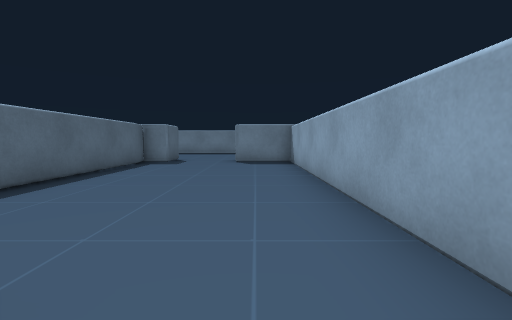
View 1 (above)

17 first-person views from a walk through a 3-D level made in the Unity game engine. The camera is 0.35 m above the floor, tilts 4° down and sees 85° across. The floor is counted in squares, 0.5 m on a side. Each view is taken from the middle of a square. On the plan, view 1 faces up. The plan holds only what a view shows up to about 9 squares ahead; the rest is blank. The place goes on beyond the plan. The player is left out.

View 2
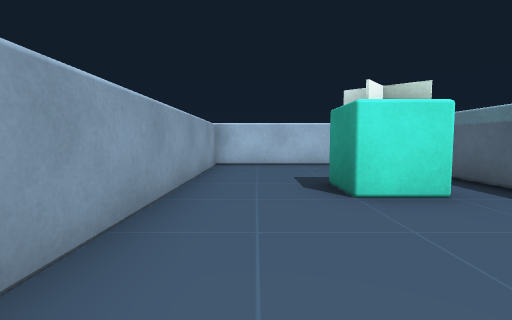

View 3
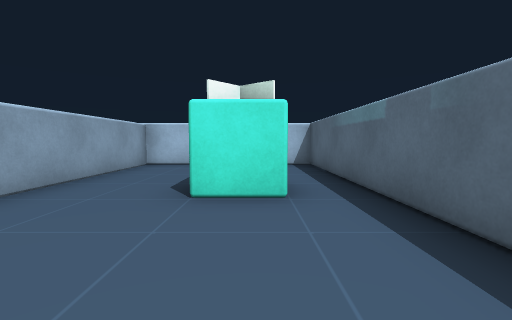

View 4
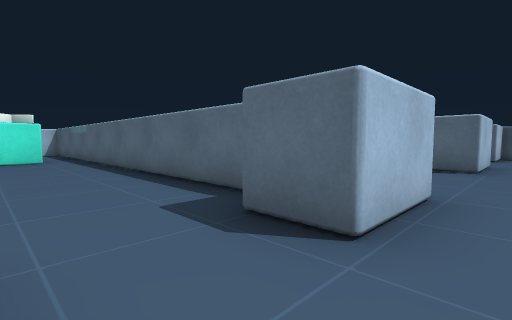

View 5
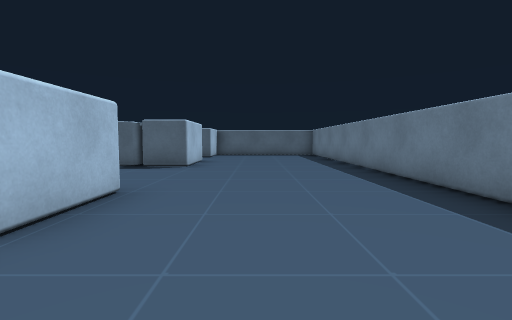

View 6
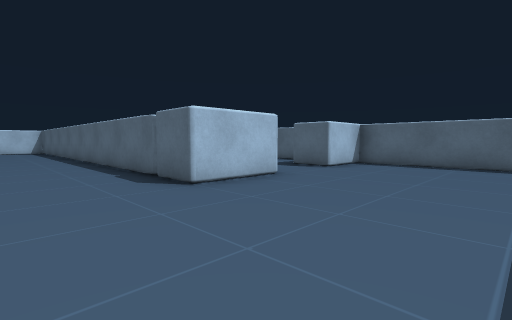

View 7
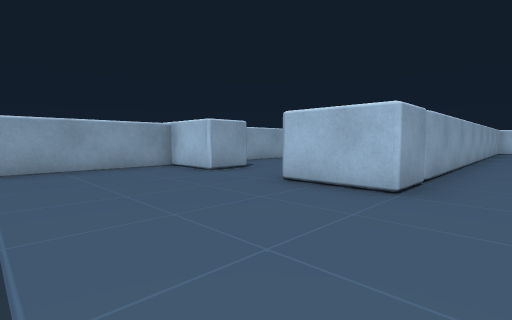

View 8
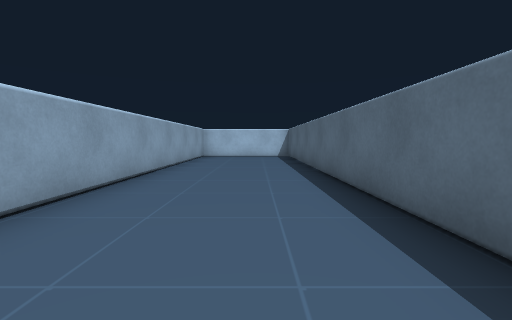

View 9
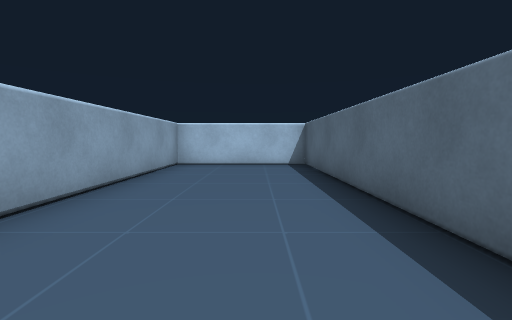

View 10
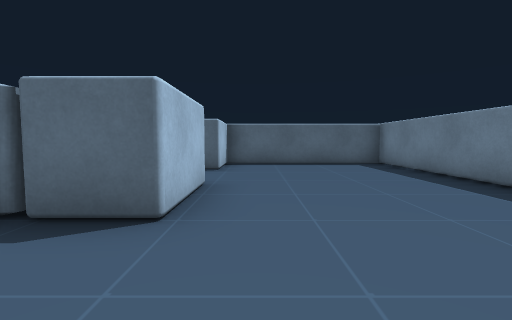

View 11
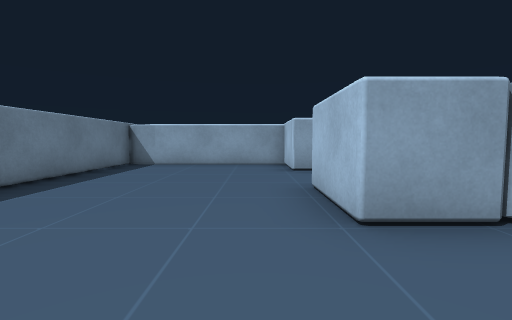

View 12
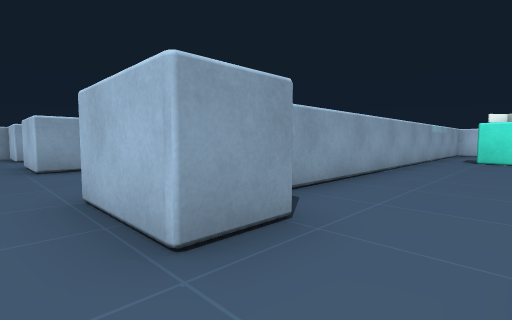

View 13
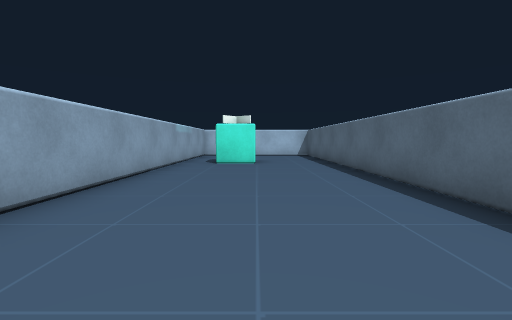

View 14
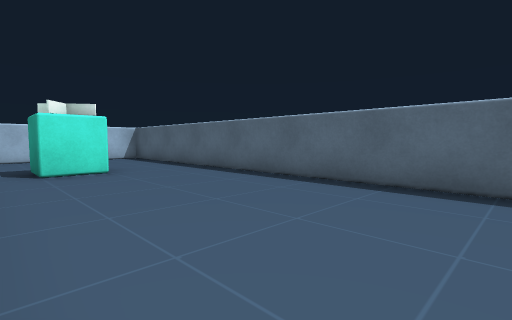

View 15
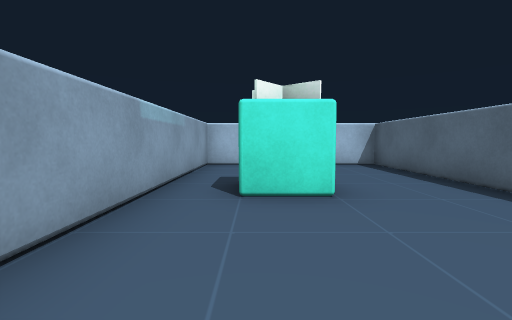

View 16
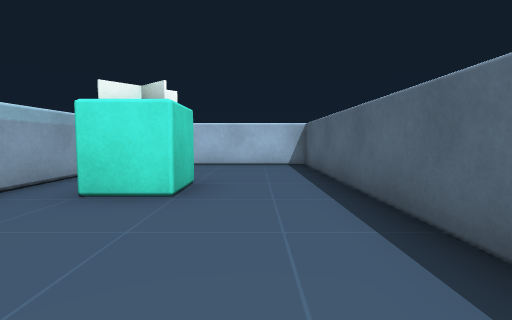

View 17
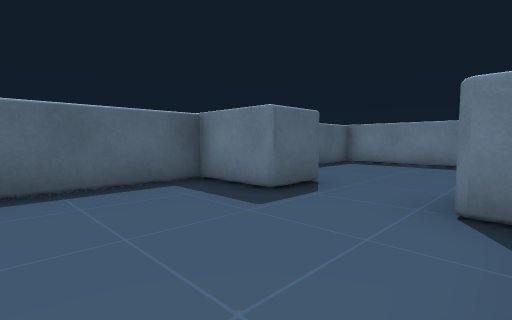

### Floor plan
Ten units are one square. View 1 is at (0, 0); x grows to the right and y downward. Boxes are objects, and circles mark ways between rooms. Rooms are numbered by the first view taken in them; rooms with no view inside come last. Other rooms are left out.
<svg viewBox="-149 -152 165 198">
<path fill="none" stroke="#000" d="M-28 -102 -28 -89 -35 -89 -35 41 11 41 11 -89 -7 -89 -7 -102M-105 -102 -84 -102 -84 41 -48 41 -48 -102 -28 -102M-7 -102 11 -102 11 -147 -144 -147 -144 -102 -126 -102M-100 -89 -105 -89 -105 -102M-126 -102 -126 -89 -144 -89 -144 41 -96 41 -96 -80"/>
<rect x="-25" y="-5" width="20" height="10" fill="#bbb"><title>other object</title></rect>
<rect x="-125" y="-5" width="20" height="10" fill="#bbb"><title>other object</title></rect>
<circle cx="-20" cy="-95" r="3" fill="#2a7"/>
<circle cx="-115" cy="-95" r="3" fill="#2a7"/>
<text x="-20" y="-30">1</text>
<text x="-70" y="-90">2</text>
<text x="-120" y="-30">3</text>
</svg>
Room 1 opens to room 2. Room 2 opens to room 3.

Where each view was taken, in squares from view 1:
view 1: 0 up, 0 right, facing up
view 2: 4 up, 0 right, facing down
view 3: 4 up, 2 left, facing down
view 4: 11 up, 1 left, facing down-left
view 5: 12 up, 1 left, facing left
view 6: 14 up, 6 left, facing down-left
view 7: 14 up, 6 left, facing down-right
view 8: 8 up, 7 left, facing down
view 9: 4 up, 7 left, facing down
view 10: 11 up, 6 left, facing left
view 11: 11 up, 7 left, facing right
view 12: 11 up, 12 left, facing down-right
view 13: 9 up, 12 left, facing down
view 14: 7 up, 10 left, facing down-left
view 15: 4 up, 11 left, facing down
view 16: 4 up, 13 left, facing down
view 17: 6 up, 10 left, facing up-left
